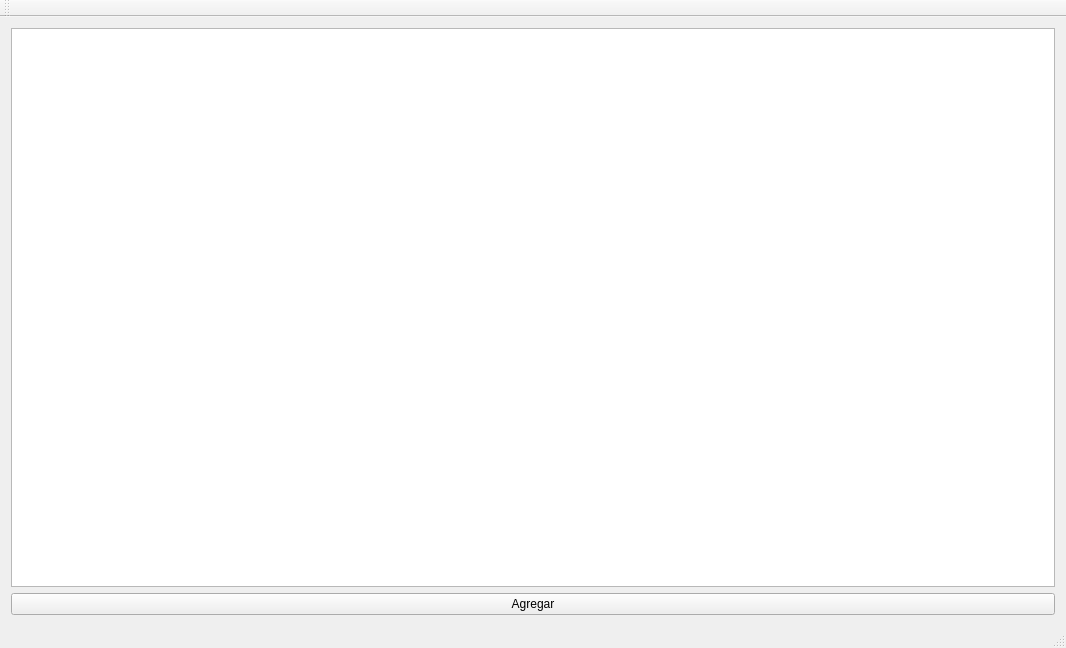
<?xml version="1.0" encoding="UTF-8"?>
<ui version="4.0">
 <class>MainWindow</class>
 <widget class="QMainWindow" name="MainWindow">
  <property name="geometry">
   <rect>
    <x>0</x>
    <y>0</y>
    <width>1066</width>
    <height>648</height>
   </rect>
  </property>
  <property name="windowTitle">
   <string>MainWindow</string>
  </property>
  <widget class="QWidget" name="centralWidget">
   <layout class="QGridLayout" name="gridLayout">
    <item row="0" column="0">
     <widget class="QGraphicsView" name="graphicsView"/>
    </item>
    <item row="1" column="0">
     <widget class="QPushButton" name="pushButton">
      <property name="text">
       <string>Agregar</string>
      </property>
     </widget>
    </item>
   </layout>
  </widget>
  <widget class="QMenuBar" name="menuBar">
   <property name="geometry">
    <rect>
     <x>0</x>
     <y>0</y>
     <width>1066</width>
     <height>17</height>
    </rect>
   </property>
  </widget>
  <widget class="QToolBar" name="mainToolBar">
   <attribute name="toolBarArea">
    <enum>TopToolBarArea</enum>
   </attribute>
   <attribute name="toolBarBreak">
    <bool>false</bool>
   </attribute>
  </widget>
  <widget class="QStatusBar" name="statusBar"/>
 </widget>
 <layoutdefault spacing="6" margin="11"/>
 <resources/>
 <connections/>
</ui>
